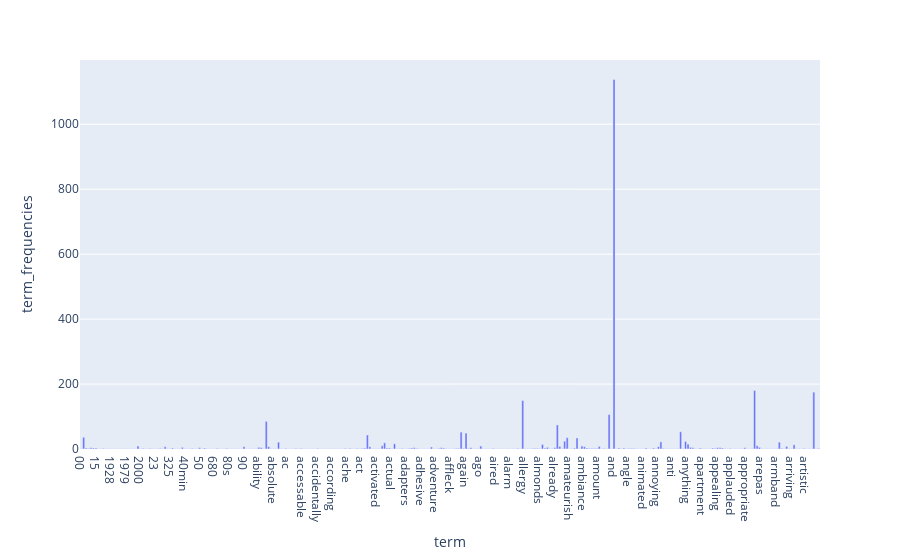

Notebook code cell kept with this figure:
### Code cell
import plotly.express as px
df = pd.DataFrame()
df['term_frequencies'] = term_frequencies[:300]
df['term'] = count_vect.get_feature_names_out()[:300]
fig = px.bar(df, x='term', y='term_frequencies')
fig.show()

### Figure 1 — Plotly figure (JSON) as saved in the notebook; plotly's stock layout.template omitted (floating-point values rounded to 4 significant figures; data arrays with more than 128 entries replaced by an {"elided": "..."} marker saying what was removed)
{"data": [{"alignmentgroup": "True", "hovertemplate": "term=%{x}<br>term_frequencies=%{y}<extra></extra>", "legendgroup": "", "marker": {"color": "#636efa", "pattern": {"shape": ""}}, "name": "", "offsetgroup": "", "orientation": "v", "showlegend": false, "textposition": "auto", "type": "bar", "x": {"elided": "300 str values"}, "xaxis": "x", "y": {"elided": "300 int values"}, "yaxis": "y"}], "layout": {"barmode": "relative", "legend": {"tracegroupgap": 0}, "margin": {"t": 60}, "xaxis": {"anchor": "y", "domain": [0, 1], "title": {"text": "term"}}, "yaxis": {"anchor": "x", "domain": [0, 1], "title": {"text": "term_frequencies"}}}}
